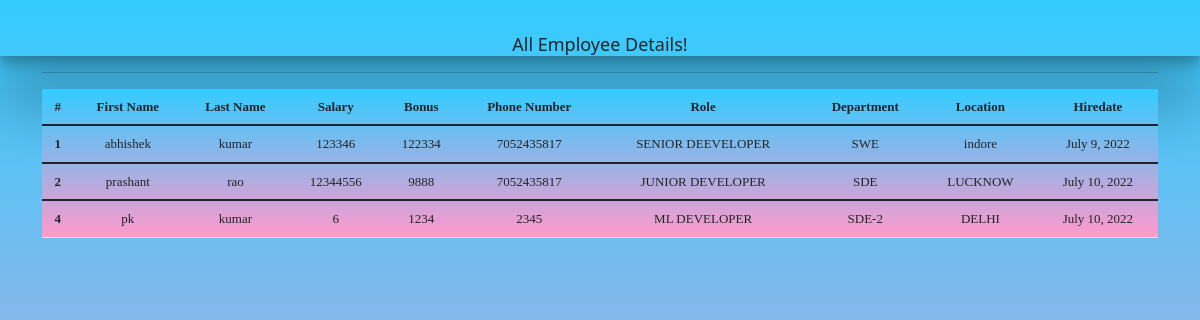
The app's page /all_emp with its own data.
### emp_app/models.py (models this page shows, shortened)
class Employee(models.Model):
    first_name = models.CharField(max_length=100, null=False)
    last_name = models.CharField(max_length=100)
    dept = models.ForeignKey(Department, on_delete=models.CASCADE)
    salary = models.IntegerField(default=0)
    bonus = models.IntegerField(default=0)
    role = models.ForeignKey(Role, on_delete=models.CASCADE)
    phone = models.IntegerField(default=0)
    hire_date = models.DateField()
    def __str__(self):
        return "%s %s %s" %(self.first_name, self.last_name, self.phone)

class Role(models.Model):
    name = models.CharField(max_length=100, null=False)

class Department(models.Model):
    name = models.CharField(max_length=100,null=False)
    location = models.CharField(max_length=100)

### emp_app/views.py (the view)
# urls.py: path('all_emp', views.all_emp, name='all_emp'),
def all_emp(request):
    emps = Employee.objects.all()
    context = {
        'emps': emps
    }
    print(context)
    return render(request, 'view_all_emp.html', context)

### emp_app/templates/view_all_emp.html (shortened to what this page needs)
<!DOCTYPE html>
<html lang="en">
<head>
  <link href="https://cdn.jsdelivr.net/npm/bootstrap@5.1.3/dist/css/bootstrap.min.css" rel="stylesheet">
</head>
  <body>
    <h1>All Employee Details!</h1>
  <div class="container">
      <hr>
     <table class="table ">
  <thead>
    <tr>
      <th scope="col">#</th>
      <th scope="col">First Name</th>
      <th scope="col">Last Name</th>
      <th scope="col">Salary</th>
      <th scope="col">Bonus</th>
      <th scope="col">Phone Number</th>
      <th scope="col">Role</th>
      <th scope="col">Department</th>
      <th scope="col">Location</th>
      <th scope="col">Hiredate</th>
    </tr>
  </thead>
         {% for emp in emps %}
  <tbody>
    <tr>
      <th scope="row">{{emp.id}}</th>
      <td>{{emp.first_name}}</td>
      <td>{{emp.last_name}}</td>
      <td>{{emp.salary}}</td>
      <td>{{emp.bonus}}</td>
      <td>{{emp.phone}}</td>
      <td>{{emp.role.name}}</td>
      <td>{{emp.dept.name}}</td>
      <td>{{emp.dept.location}}</td>
      <td>{{emp.hire_date}}</td>
    </tr>
  </tbody>
         {% endfor %}
</table>
  </div>
  </body>
</html>

### emp_app/templates/view_all_emp.html (style rules this page uses)
body { background: linear-gradient(to bottom, #33ccff 0%, #ff99cc 100%); background-repeat: no-repeat; height: 100vh; }
.table { text-align: center; font-size: small; font-family: cursive; background: linear-gradient(to bottom, #33ccff 0%, #ff99cc 100%); }
.head-row,th { padding: 0px 24px; }
h1 { margin: auto; box-shadow: rgba(0, 0, 0, 0.25) 0px 54px 55px, rgba(0, 0, 0, 0.12) 0px -12px 30px, rgba(0, 0, 0, 0.12) 0px 4px 6px, rgba(0, 0, 0, 0.17) 0px 12px 13px, rgba(0, 0, 0, 0.09) 0px -3px 5px; justify-content: center; text-align: center; align-items: center; font-size: large; padding-top: 34px; }

### records on screen
Employee: id "1", first_name "abhishek", last_name "kumar", salary "123346", bonus "122334", phone "7052435817", role.name "SENIOR DEEVELOPER", dept.name "SWE", dept.location "indore", hire_date "July 9, 2022"
Employee: id "2", first_name "prashant", last_name "rao", salary "12344556", bonus "9888", phone "7052435817", role.name "JUNIOR DEVELOPER", dept.name "SDE", dept.location "LUCKNOW", hire_date "July 10, 2022"
Employee: id "4", first_name "pk", last_name "kumar", salary "6", bonus "1234", phone "2345", role.name "ML DEVELOPER", dept.name "SDE-2", dept.location "DELHI", hire_date "July 10, 2022"
